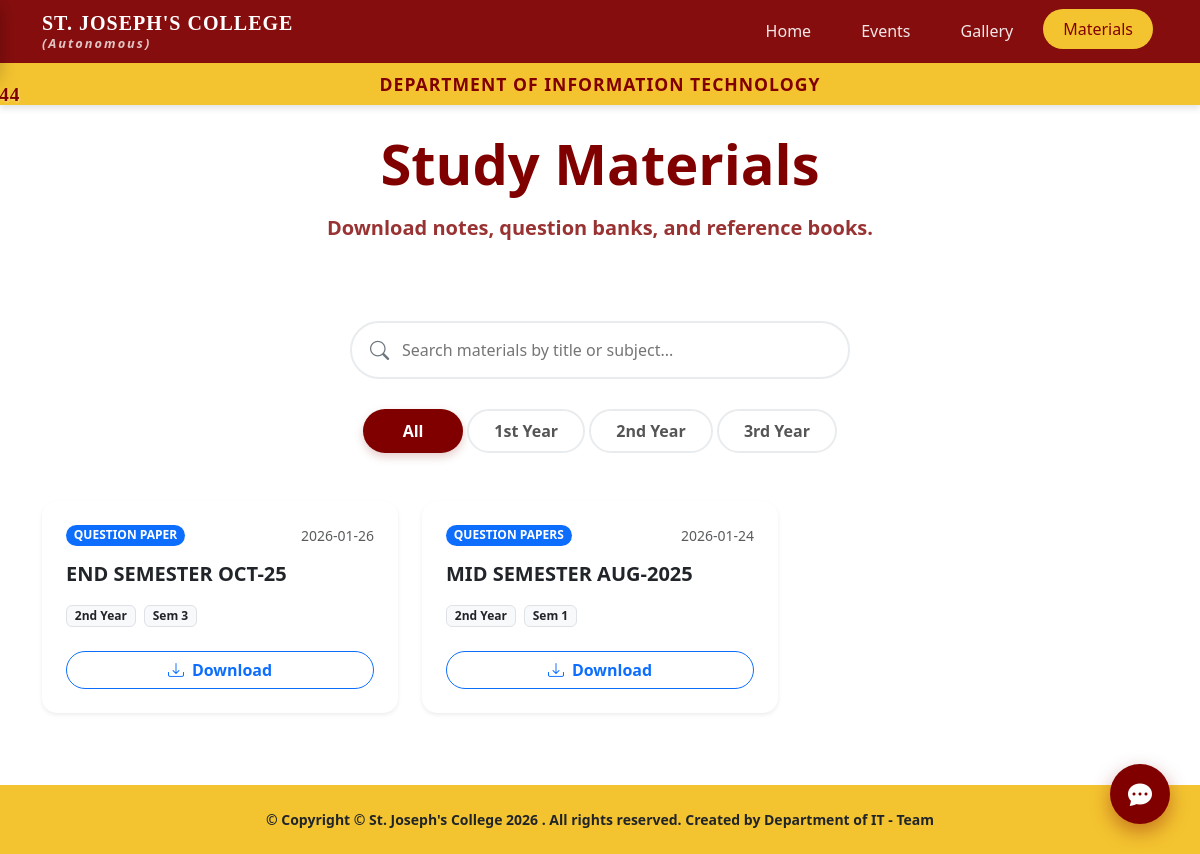
The page /materials on the database its author committed.
### tables this page shows
CREATE TABLE materials (
                id INTEGER PRIMARY KEY AUTOINCREMENT,
                title TEXT NOT NULL,
                subject TEXT NOT NULL,
                target_year TEXT NOT NULL,
                semester INTEGER NOT NULL,
                file_link TEXT NOT NULL,
                upload_date TIMESTAMP DEFAULT CURRENT_TIMESTAMP
            );

### app.py (the view)
@app.route('/materials')
def materials():
    conn = get_db_connection()
    materials = conn.execute('SELECT * FROM materials ORDER BY upload_date DESC').fetchall()
    conn.close()
    return render_template('materials.html', materials=materials)

### app.py (called while the page is built)
def get_db_connection():
    conn = sqlite3.connect(DB_PATH)
    conn.row_factory = sqlite3.Row
    return conn

### templates/materials.html (shortened to what this page needs)
{% extends "base.html" %}
{% block content %}
<div class="materials-header text-center">
    <div class="container position-relative z-2">
        <h1 class="display-4 fw-bold mb-3" style="color: #800000;">Study Materials</h1>
        <p class="lead fw-bold" style="color: #800000; opacity: 0.8;">Download notes, question banks, and reference
            books.</p>
    </div>
</div>
<div class="container pb-5 position-relative z-2">
    <div class="search-container position-relative" data-aos="fade-up">
        <i class="bi bi-search search-icon"></i>
        <input type="text" class="search-input" id="materialSearch"
            placeholder="Search materials by title or subject..." autocomplete="off">
    </div>
    <div class="row justify-content-center mb-5">
        <div class="col-md-10 text-center">
            <div class="filter-container">
                <button type="button" class="btn filter-btn active" data-year="all">All</button>
                <button type="button" class="btn filter-btn" data-year="1st Year">1st Year</button>
                <button type="button" class="btn filter-btn" data-year="2nd Year">2nd Year</button>
                <button type="button" class="btn filter-btn" data-year="3rd Year">3rd Year</button>
            </div>
        </div>
    </div>
    <div class="row" id="materialsGrid">
        {% for mat in materials %}
        <div class="col-md-6 col-lg-4 mb-4 material-card" data-year="{{ mat.target_year }}"
            data-title="{{ mat.title|lower }}" data-subject="{{ mat.subject|lower }}">
            <div class="card h-100 shadow-sm">
                <div class="card-body p-4">
                    <div class="d-flex justify-content-between align-items-start mb-3">
                        <span class="badge bg-primary rounded-pill">{{ mat.subject }}</span>
                        <small class="text-muted">{{ mat.upload_date[:10] }}</small>
                    </div>
                    <h5 class="card-title fw-bold mb-3">{{ mat.title }}</h5>
                    <div class="mb-4">
                        <span class="badge bg-light text-dark border me-1">{{ mat.target_year }}</span>
                        <span class="badge bg-light text-dark border">Sem {{ mat.semester }}</span>
                    </div>
                    <a href="{{ mat.file_link }}" target="_blank"
                        class="btn btn-outline-primary w-100 fw-bold rounded-pill">
                        <i class="bi bi-download me-2"></i>Download
                    </a>
                </div>
            </div>
        </div>
        {% else %}
        <div class="col-12 text-center py-5">
            <div class="text-muted opacity-50 mb-3"><i class="bi bi-folder-x display-1"></i></div>
            <h3>No materials uploaded yet.</h3>
        </div>
        {% endfor %}
    </div>
</div>
{% endblock %}

### templates/base.html (style rules this page uses)
:root { --bg-primary: #f8f9fa; --bg-secondary: #ffffff; --text-primary: #212529; --text-secondary: #6c757d; --card-bg: #ffffff; --card-shadow: rgba(0, 0, 0, 0.1); --border-color: #e9ecef; --footer-bg: #F4C430; --gradient-start: #007bff; --gradient-end: #6f42c1; }
html { overflow-x: hidden; width: 100%; }
body { font-family: 'Segoe UI', Tahoma, Geneva, Verdana, sans-serif; background-color: var(--bg-primary); color: var(--text-primary); display: flex; flex-direction: column; min-height: 100vh; transition: background-color 0.3s ease, color 0.3s ease; overflow-x: hidden; width: 100%; position: relative; }

### templates/materials.html (style rules this page uses)
body { background-color: #FFFFFF !important; }
.materials-header { background: #FFFFFF !important; color: #800000 !important; padding: 130px 0 30px 0; margin-left: 0; margin-right: 0; width: 100%; border-radius: 0 !important; box-shadow: none !important; margin-bottom: 2rem; position: relative; overflow: hidden; }
.search-container { max-width: 500px; margin: 0 auto 30px auto; }
.search-input { background: #FFFFFF; border: 2px solid #e9ecef; border-radius: 50px; padding: 15px 25px 15px 50px; font-size: 1rem; width: 100%; transition: all 0.3s ease; color: #212529; }
.search-icon { position: absolute; left: 20px; top: 50%; transform: translateY(-50%); color: #6c757d; font-size: 1.2rem; }
.filter-btn { border: 2px solid #e9ecef; background: #FFFFFF; color: #555; font-weight: 600; transition: all 0.3s ease; padding: 8px 25px; border-radius: 50px; min-width: 100px; }
.filter-btn.active { background: #800000; color: white; border-color: transparent; box-shadow: 0 4px 10px rgba(128, 0, 0, 0.2); }
.material-card .card { transition: transform 0.3s, box-shadow 0.3s; border: none; border-radius: 15px; overflow: hidden; background: #FFFFFF; }

### rows shown on the page
materials: subject "QUESTION PAPER", upload_date "2026-01-26", title "END SEMESTER OCT-25", target_year "2nd Year", semester "3"
materials: subject "QUESTION PAPERS", upload_date "2026-01-24", title "MID SEMESTER AUG-2025", target_year "2nd Year", semester "1"
